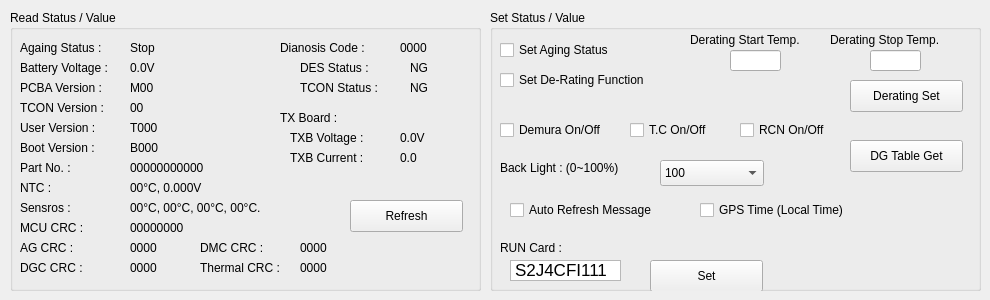
    <widget class="QWidget" name="tab_Engineer">
     <attribute name="title">
      <string>Engineer</string>
     </attribute>
     <widget class="QGroupBox" name="groupBox_6">
      <property name="geometry">
       <rect>
        <x>10</x>
        <y>10</y>
        <width>471</width>
        <height>281</height>
       </rect>
      </property>
      <property name="title">
       <string>Read Status / Value</string>
      </property>
      <widget class="QLabel" name="label_15">
       <property name="geometry">
        <rect>
         <x>10</x>
         <y>30</y>
         <width>101</width>
         <height>16</height>
        </rect>
       </property>
       <property name="text">
        <string>Againg Status :</string>
       </property>
      </widget>
      <widget class="QLabel" name="label_AgainSt">
       <property name="geometry">
        <rect>
         <x>120</x>
         <y>30</y>
         <width>71</width>
         <height>16</height>
        </rect>
       </property>
       <property name="text">
        <string>Stop</string>
       </property>
      </widget>
      <widget class="QLabel" name="label_16">
       <property name="geometry">
        <rect>
         <x>10</x>
         <y>50</y>
         <width>101</width>
         <height>16</height>
        </rect>
       </property>
       <property name="text">
        <string>Battery Voltage :</string>
       </property>
      </widget>
      <widget class="QLabel" name="label_BatterVol">
       <property name="geometry">
        <rect>
         <x>120</x>
         <y>50</y>
         <width>71</width>
         <height>16</height>
        </rect>
       </property>
       <property name="text">
        <string>0.0V</string>
       </property>
      </widget>
      <widget class="QPushButton" name="EngRefresh_Btn">
       <property name="geometry">
        <rect>
         <x>340</x>
         <y>190</y>
         <width>113</width>
         <height>32</height>
        </rect>
       </property>
       <property name="text">
        <string>Refresh</string>
       </property>
      </widget>
      <widget class="QLabel" name="label_19">
       <property name="geometry">
        <rect>
         <x>10</x>
         <y>70</y>
         <width>101</width>
         <height>16</height>
        </rect>
       </property>
       <property name="text">
        <string>PCBA Version : </string>
       </property>
      </widget>
      <widget class="QLabel" name="label_PCBA_Ver">
       <property name="geometry">
        <rect>
         <x>120</x>
         <y>70</y>
         <width>71</width>
         <height>16</height>
        </rect>
       </property>
       <property name="text">
        <string>M00</string>
       </property>
      </widget>
      <widget class="QLabel" name="label_20">
       <property name="geometry">
        <rect>
         <x>10</x>
         <y>90</y>
         <width>101</width>
         <height>16</height>
        </rect>
       </property>
       <property name="text">
        <string>TCON Version : </string>
       </property>
      </widget>
      <widget class="QLabel" name="label_21">
       <property name="geometry">
        <rect>
         <x>10</x>
         <y>110</y>
         <width>101</width>
         <height>16</height>
        </rect>
       </property>
       <property name="text">
        <string>User Version : </string>
       </property>
      </widget>
      <widget class="QLabel" name="label_22">
       <property name="geometry">
        <rect>
         <x>10</x>
         <y>130</y>
         <width>101</width>
         <height>16</height>
        </rect>
       </property>
       <property name="text">
        <string>Boot Version : </string>
       </property>
      </widget>
      <widget class="QLabel" name="label_23">
       <property name="geometry">
        <rect>
         <x>10</x>
         <y>150</y>
         <width>71</width>
         <height>16</height>
        </rect>
       </property>
       <property name="text">
        <string>Part No. : </string>
       </property>
      </widget>
      <widget class="QLabel" name="label_24">
       <property name="geometry">
        <rect>
         <x>10</x>
         <y>170</y>
         <width>101</width>
         <height>16</height>
        </rect>
       </property>
       <property name="text">
        <string>NTC : </string>
       </property>
      </widget>
      <widget class="QLabel" name="label_25">
       <property name="geometry">
        <rect>
         <x>270</x>
         <y>30</y>
         <width>101</width>
         <height>16</height>
        </rect>
       </property>
       <property name="text">
        <string>Dianosis Code : </string>
       </property>
      </widget>
      <widget class="QLabel" name="label_26">
       <property name="geometry">
        <rect>
         <x>290</x>
         <y>50</y>
         <width>101</width>
         <height>16</height>
        </rect>
       </property>
       <property name="text">
        <string>DES Status : </string>
       </property>
      </widget>
      <widget class="QLabel" name="label_27">
       <property name="geometry">
        <rect>
         <x>290</x>
         <y>70</y>
         <width>101</width>
         <height>16</height>
        </rect>
       </property>
       <property name="text">
        <string>TCON Status : </string>
       </property>
      </widget>
      <widget class="QLabel" name="label_TCON_Ver">
       <property name="geometry">
        <rect>
         <x>120</x>
         <y>90</y>
         <width>71</width>
         <height>16</height>
        </rect>
       </property>
       <property name="text">
        <string>00</string>
       </property>
      </widget>
      <widget class="QLabel" name="label_User_Ver">
       <property name="geometry">
        <rect>
         <x>120</x>
         <y>110</y>
         <width>121</width>
         <height>16</height>
        </rect>
       </property>
       <property name="text">
        <string>T000</string>
       </property>
      </widget>
      <widget class="QLabel" name="label_Boot_Ver">
       <property name="geometry">
        <rect>
         <x>120</x>
         <y>130</y>
         <width>71</width>
         <height>16</height>
        </rect>
       </property>
       <property name="text">
        <string>B000</string>
       </property>
      </widget>
      <widget class="QLabel" name="label_Part_No">
       <property name="geometry">
        <rect>
         <x>120</x>
         <y>150</y>
         <width>191</width>
         <height>16</height>
        </rect>
       </property>
       <property name="text">
        <string>00000000000</string>
       </property>
      </widget>
      <widget class="QLabel" name="label_NTC">
       <property name="geometry">
        <rect>
         <x>120</x>
         <y>170</y>
         <width>161</width>
         <height>16</height>
        </rect>
       </property>
       <property name="text">
        <string>00°C, 0.000V</string>
       </property>
      </widget>
      <widget class="QLabel" name="label_DES_St">
       <property name="geometry">
        <rect>
         <x>400</x>
         <y>50</y>
         <width>41</width>
         <height>16</height>
        </rect>
       </property>
       <property name="text">
        <string>NG</string>
       </property>
      </widget>
      <widget class="QLabel" name="label_TCON_St">
       <property name="geometry">
        <rect>
         <x>400</x>
         <y>70</y>
         <width>41</width>
         <height>16</height>
        </rect>
       </property>
       <property name="text">
        <string>NG</string>
       </property>
      </widget>
      <widget class="QLabel" name="label_AgainState">
       <property name="geometry">
        <rect>
         <x>390</x>
         <y>30</y>
         <width>71</width>
         <height>16</height>
        </rect>
       </property>
       <property name="text">
        <string>0000</string>
       </property>
      </widget>
      <widget class="QLabel" name="label_51">
       <property name="geometry">
        <rect>
         <x>280</x>
         <y>120</y>
         <width>101</width>
         <height>16</height>
        </rect>
       </property>
       <property name="text">
        <string>TXB Voltage :</string>
       </property>
      </widget>
      <widget class="QLabel" name="label_52">
       <property name="geometry">
        <rect>
         <x>280</x>
         <y>140</y>
         <width>101</width>
         <height>16</height>
        </rect>
       </property>
       <property name="text">
        <string>TXB Current :</string>
       </property>
      </widget>
      <widget class="QLabel" name="label_TXBVol">
       <property name="geometry">
        <rect>
         <x>390</x>
         <y>120</y>
         <width>71</width>
         <height>16</height>
        </rect>
       </property>
       <property name="text">
        <string>0.0V</string>
       </property>
      </widget>
      <widget class="QLabel" name="label_TXBCurrent">
       <property name="geometry">
        <rect>
         <x>390</x>
         <y>140</y>
         <width>71</width>
         <height>16</height>
        </rect>
       </property>
       <property name="text">
        <string>0.0</string>
       </property>
      </widget>
      <widget class="QLabel" name="label_54">
       <property name="geometry">
        <rect>
         <x>10</x>
         <y>190</y>
         <width>101</width>
         <height>16</height>
        </rect>
       </property>
       <property name="text">
        <string>Sensros : </string>
       </property>
      </widget>
      <widget class="QLabel" name="label_Sensors">
       <property name="geometry">
        <rect>
         <x>120</x>
         <y>190</y>
         <width>161</width>
         <height>16</height>
        </rect>
       </property>
       <property name="text">
        <string>00°C, 00°C, 00°C, 00°C.</string>
       </property>
      </widget>
      <widget class="QLabel" name="label_61">
       <property name="geometry">
        <rect>
         <x>10</x>
         <y>210</y>
         <width>81</width>
         <height>16</height>
        </rect>
       </property>
       <property name="text">
        <string>MCU CRC : </string>
       </property>
      </widget>
      <widget class="QLabel" name="label_mcu_crc">
       <property name="geometry">
        <rect>
         <x>120</x>
         <y>210</y>
         <width>91</width>
         <height>16</height>
        </rect>
       </property>
       <property name="text">
        <string>00000000</string>
       </property>
      </widget>
      <widget class="QLabel" name="label_62">
       <property name="geometry">
        <rect>
         <x>270</x>
         <y>100</y>
         <width>101</width>
         <height>16</height>
        </rect>
       </property>
       <property name="text">
        <string>TX Board :</string>
       </property>
      </widget>
      <widget class="QLabel" name="label_63">
       <property name="geometry">
        <rect>
         <x>10</x>
         <y>230</y>
         <width>81</width>
         <height>16</height>
        </rect>
       </property>
       <property name="text">
        <string>AG CRC : </string>
       </property>
      </widget>
      <widget class="QLabel" name="label_64">
       <property name="geometry">
        <rect>
         <x>10</x>
         <y>250</y>
         <width>81</width>
         <height>16</height>
        </rect>
       </property>
       <property name="text">
        <string>DGC CRC : </string>
       </property>
      </widget>
      <widget class="QLabel" name="label_65">
       <property name="geometry">
        <rect>
         <x>190</x>
         <y>230</y>
         <width>81</width>
         <height>16</height>
        </rect>
       </property>
       <property name="text">
        <string>DMC CRC : </string>
       </property>
      </widget>
      <widget class="QLabel" name="label_66">
       <property name="geometry">
        <rect>
         <x>190</x>
         <y>250</y>
         <width>101</width>
         <height>16</height>
        </rect>
       </property>
       <property name="text">
        <string>Thermal CRC :</string>
       </property>
      </widget>
      <widget class="QLabel" name="label_ag_crc">
       <property name="geometry">
        <rect>
         <x>120</x>
         <y>230</y>
         <width>51</width>
         <height>16</height>
        </rect>
       </property>
       <property name="text">
        <string>0000</string>
       </property>
      </widget>
      <widget class="QLabel" name="label_dgc_crc">
       <property name="geometry">
        <rect>
         <x>120</x>
         <y>250</y>
         <width>51</width>
         <height>16</height>
        </rect>
       </property>
       <property name="text">
        <string>0000</string>
       </property>
      </widget>
      <widget class="QLabel" name="label_dmc_crc">
       <property name="geometry">
        <rect>
         <x>290</x>
         <y>230</y>
         <width>51</width>
         <height>16</height>
        </rect>
       </property>
       <property name="text">
        <string>0000</string>
       </property>
      </widget>
      <widget class="QLabel" name="label_thermal_crc">
       <property name="geometry">
        <rect>
         <x>290</x>
         <y>250</y>
         <width>51</width>
         <height>16</height>
        </rect>
       </property>
       <property name="text">
        <string>0000</string>
       </property>
      </widget>
     </widget>
     <widget class="QGroupBox" name="Engineer_Set_Group">
      <property name="geometry">
       <rect>
        <x>490</x>
        <y>10</y>
        <width>491</width>
        <height>281</height>
       </rect>
      </property>
      <property name="title">
       <string>Set Status / Value</string>
      </property>
      <widget class="QCheckBox" name="checkBox_2">
       <property name="geometry">
        <rect>
         <x>10</x>
         <y>30</y>
         <width>131</width>
         <height>20</height>
        </rect>
       </property>
       <property name="text">
        <string>Set Aging Status</string>
       </property>
      </widget>
      <widget class="QLabel" name="label_17">
       <property name="geometry">
        <rect>
         <x>10</x>
         <y>150</y>
         <width>141</width>
         <height>16</height>
        </rect>
       </property>
       <property name="text">
        <string>Back Light : (0~100%)</string>
       </property>
      </widget>
      <widget class="QComboBox" name="comboBox_8">
       <property name="geometry">
        <rect>
         <x>170</x>
         <y>150</y>
         <width>104</width>
         <height>26</height>
        </rect>
       </property>
       <property name="currentIndex">
        <number>10</number>
       </property>
       <item>
        <property name="text">
         <string>0</string>
        </property>
       </item>
       <item>
        <property name="text">
         <string>10</string>
        </property>
       </item>
       <item>
        <property name="text">
         <string>20</string>
        </property>
       </item>
       <item>
        <property name="text">
         <string>30</string>
        </property>
       </item>
       <item>
        <property name="text">
         <string>40</string>
        </property>
       </item>
       <item>
        <property name="text">
         <string>50</string>
        </property>
       </item>
       <item>
        <property name="text">
         <string>60</string>
        </property>
       </item>
       <item>
        <property name="text">
         <string>70</string>
        </property>
       </item>
       <item>
        <property name="text">
         <string>80</string>
        </property>
       </item>
       <item>
        <property name="text">
         <string>90</string>
        </property>
       </item>
       <item>
        <property name="text">
         <string>100</string>
        </property>
       </item>
      </widget>
      <widget class="QCheckBox" name="checkBox_derating">
       <property name="geometry">
        <rect>
         <x>10</x>
         <y>60</y>
         <width>171</width>
         <height>20</height>
        </rect>
       </property>
       <property name="text">
        <string>Set De-Rating Function</string>
       </property>
       <property name="checked">
        <bool>false</bool>
       </property>
      </widget>
      <widget class="QLineEdit" name="lineEdit_Derating_temp1">
       <property name="geometry">
        <rect>
         <x>240</x>
         <y>40</y>
         <width>51</width>
         <height>21</height>
        </rect>
       </property>
       <property name="text">
        <string/>
       </property>
      </widget>
      <widget class="QLineEdit" name="lineEdit_Derating_temp2">
       <property name="geometry">
        <rect>
         <x>380</x>
         <y>40</y>
         <width>51</width>
         <height>21</height>
        </rect>
       </property>
       <property name="text">
        <string/>
       </property>
      </widget>
      <widget class="QLabel" name="label_57">
       <property name="geometry">
        <rect>
         <x>200</x>
         <y>20</y>
         <width>141</width>
         <height>20</height>
        </rect>
       </property>
       <property name="text">
        <string>Derating Start Temp.</string>
       </property>
      </widget>
      <widget class="QLabel" name="label_58">
       <property name="geometry">
        <rect>
         <x>340</x>
         <y>20</y>
         <width>141</width>
         <height>20</height>
        </rect>
       </property>
       <property name="text">
        <string>Derating Stop Temp.</string>
       </property>
      </widget>
      <widget class="QPushButton" name="Derating_temp_Set">
       <property name="geometry">
        <rect>
         <x>360</x>
         <y>70</y>
         <width>113</width>
         <height>32</height>
        </rect>
       </property>
       <property name="text">
        <string>Derating Set</string>
       </property>
      </widget>
      <widget class="QCheckBox" name="checkBox_Demura">
       <property name="geometry">
        <rect>
         <x>10</x>
         <y>110</y>
         <width>131</width>
         <height>20</height>
        </rect>
       </property>
       <property name="text">
        <string>Demura On/Off</string>
       </property>
       <property name="checked">
        <bool>false</bool>
       </property>
      </widget>
      <widget class="QCheckBox" name="checkBox_TC">
       <property name="geometry">
        <rect>
         <x>140</x>
         <y>110</y>
         <width>111</width>
         <height>20</height>
        </rect>
       </property>
       <property name="text">
        <string>T.C On/Off</string>
       </property>
       <property name="checked">
        <bool>false</bool>
       </property>
      </widget>
      <widget class="QPushButton" name="Eng_DgTable_Get_Btn">
       <property name="geometry">
        <rect>
         <x>360</x>
         <y>130</y>
         <width>113</width>
         <height>32</height>
        </rect>
       </property>
       <property name="text">
        <string>DG Table Get</string>
       </property>
      </widget>
      <widget class="QCheckBox" name="checkBox_RCN">
       <property name="geometry">
        <rect>
         <x>250</x>
         <y>110</y>
         <width>111</width>
         <height>20</height>
        </rect>
       </property>
       <property name="text">
        <string>RCN On/Off</string>
       </property>
       <property name="checked">
        <bool>false</bool>
       </property>
      </widget>
      <widget class="QCheckBox" name="checkBox_4">
       <property name="enabled">
        <bool>true</bool>
       </property>
       <property name="geometry">
        <rect>
         <x>20</x>
         <y>190</y>
         <width>171</width>
         <height>20</height>
        </rect>
       </property>
       <property name="text">
        <string>Auto Refresh Message</string>
       </property>
      </widget>
      <widget class="QPushButton" name="EngSetRunCard_Btn">
       <property name="geometry">
        <rect>
         <x>160</x>
         <y>250</y>
         <width>113</width>
         <height>32</height>
        </rect>
       </property>
       <property name="text">
        <string>Set</string>
       </property>
      </widget>
      <widget class="QTextEdit" name="textEdit">
       <property name="geometry">
        <rect>
         <x>20</x>
         <y>250</y>
         <width>111</width>
         <height>21</height>
        </rect>
       </property>
       <property name="inputMethodHints">
        <set>Qt::ImhNone</set>
       </property>
       <property name="verticalScrollBarPolicy">
        <enum>Qt::ScrollBarAlwaysOff</enum>
       </property>
       <property name="horizontalScrollBarPolicy">
        <enum>Qt::ScrollBarAlwaysOff</enum>
       </property>
       <property name="html">
        <string>&lt;!DOCTYPE HTML PUBLIC &quot;-//W3C//DTD HTML 4.0//EN&quot; &quot;http://www.w3.org/TR/REC-html40/strict.dtd&quot;&gt;
&lt;html&gt;&lt;head&gt;&lt;meta name=&quot;qrichtext&quot; content=&quot;1&quot; /&gt;&lt;style type=&quot;text/css&quot;&gt;
p, li { white-space: pre-wrap; }
&lt;/style&gt;&lt;/head&gt;&lt;body style=&quot; font-family:'Arial'; font-size:13pt; font-weight:400; font-style:normal;&quot;&gt;
&lt;p style=&quot; margin-top:0px; margin-bottom:0px; margin-left:0px; margin-right:0px; -qt-block-indent:0; text-indent:0px;&quot;&gt;&lt;span style=&quot; font-family:'.AppleSystemUIFont';&quot;&gt;S2J4CFI111R&lt;/span&gt;&lt;/p&gt;&lt;/body&gt;&lt;/html&gt;</string>
       </property>
      </widget>
      <widget class="QLabel" name="label_53">
       <property name="geometry">
        <rect>
         <x>10</x>
         <y>230</y>
         <width>101</width>
         <height>16</height>
        </rect>
       </property>
       <property name="text">
        <string>RUN Card :</string>
       </property>
      </widget>
      <widget class="QCheckBox" name="checkBox_gpstime">
       <property name="enabled">
        <bool>true</bool>
       </property>
       <property name="geometry">
        <rect>
         <x>210</x>
         <y>190</y>
         <width>171</width>
         <height>20</height>
        </rect>
       </property>
       <property name="text">
        <string>GPS Time (Local Time)</string>
       </property>
      </widget>
     </widget>
    </widget>
